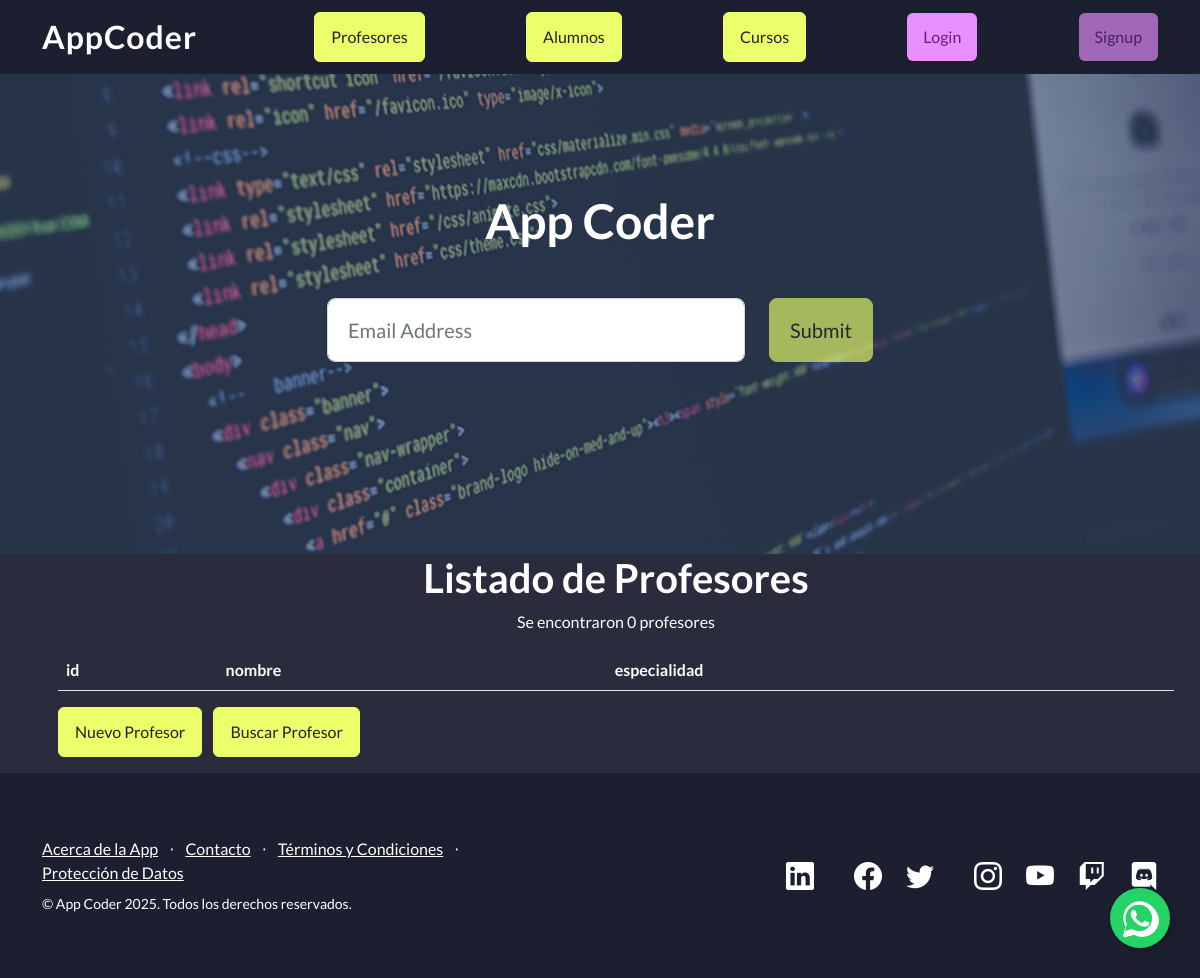
The app's page /AppCoder/profesores/, older data.
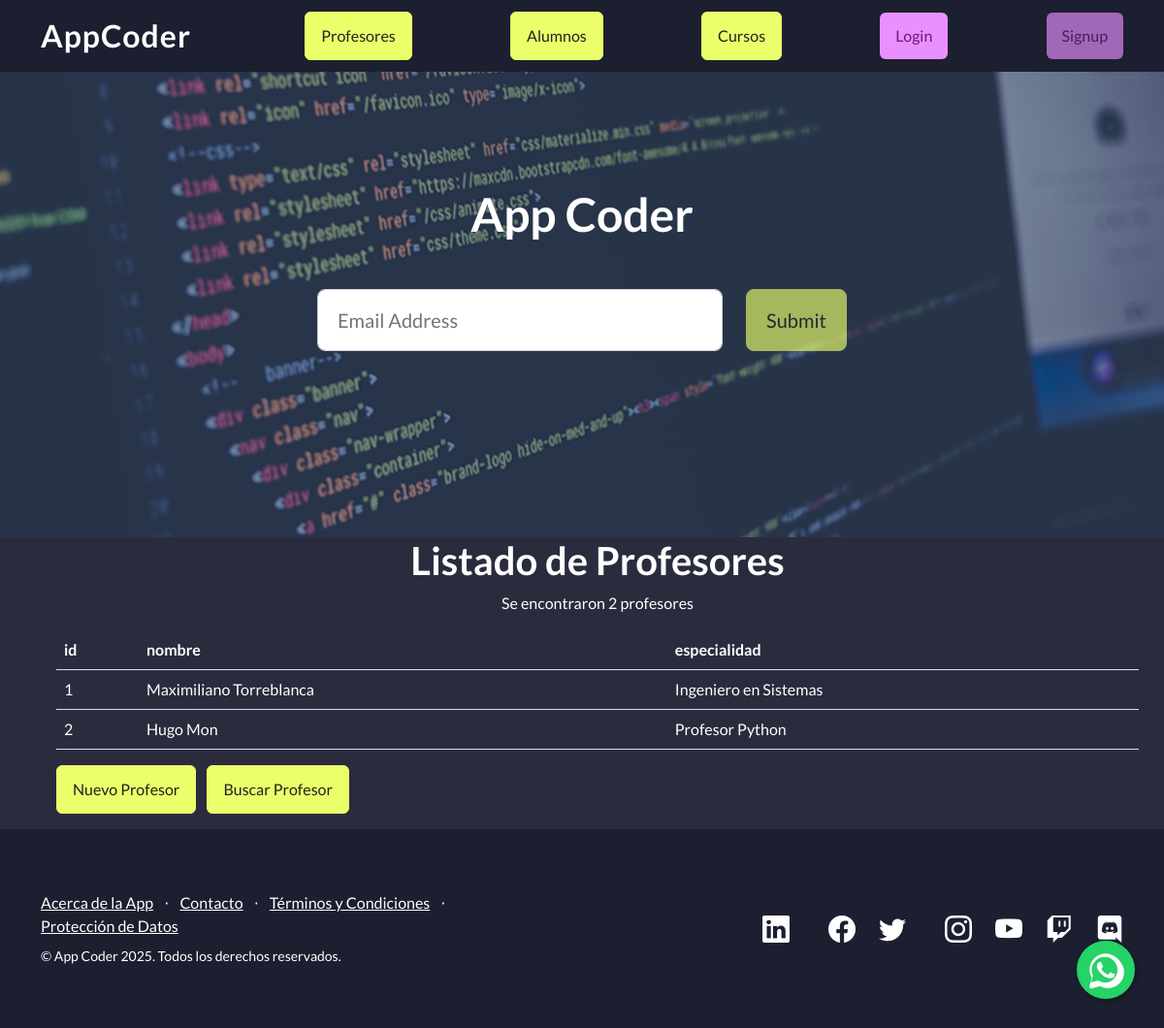
The same page, newer data.
### AppCoder/models.py (models this page shows, shortened)
class Profesor(models.Model):
    nombre = models.CharField(max_length=40)
    especialidad = models.CharField(max_length=40)

### AppCoder/views.py (the view)
# urls.py: path('profesores/', views.profesores, name='profesores'),
def profesores(request):
    profesores_list = Profesor.objects.all()
    profesores_dictionary = {
        "profesores": profesores_list
    }
    plantilla = loader.get_template("profesores.html")
    documento = plantilla.render(profesores_dictionary, request)
    return HttpResponse(documento)

### AppCoder/template/profesores.html
{% extends "padre.html" %}
{% load static %}
{% block contenido %}
<ul>
<h1 class="text-center">Listado de Profesores</h1>
<p class="text-center">Se encontraron {{profesores|length}} profesores</p>
<main class="container text-white">
    <table class="table text-white">
        <tr>
            <th>id</th>
                <th>nombre</th>
                <th>especialidad</th>
            </tr>
            {% for profesor in profesores %}
            <tr>
                <td>{{ profesor.id }}</td>
                <td>{{ profesor.nombre }}</td>
                <td>{{ profesor.especialidad }}</td>
            </tr>
            {% endfor %}
        </table>
        <a href ="{% url 'profesor_formulario' %}" class="btn btn-primary me-2">Nuevo Profesor</a>
        <a href ="{% url 'buscar_profesor' %}" class="btn btn-primary">Buscar Profesor</a>
    </main>
</ul>
{% endblock %}

Row changes from the older to the newer data that the page shows:
added Profesor: id "1", nombre "Maximiliano Torreblanca", especialidad "Ingeniero en Sistemas"
added Profesor: id "2", nombre "Hugo Mon", especialidad "Profesor Python"
Text that changed along with them:
{{ profesores|length }}: "0" → "2"
